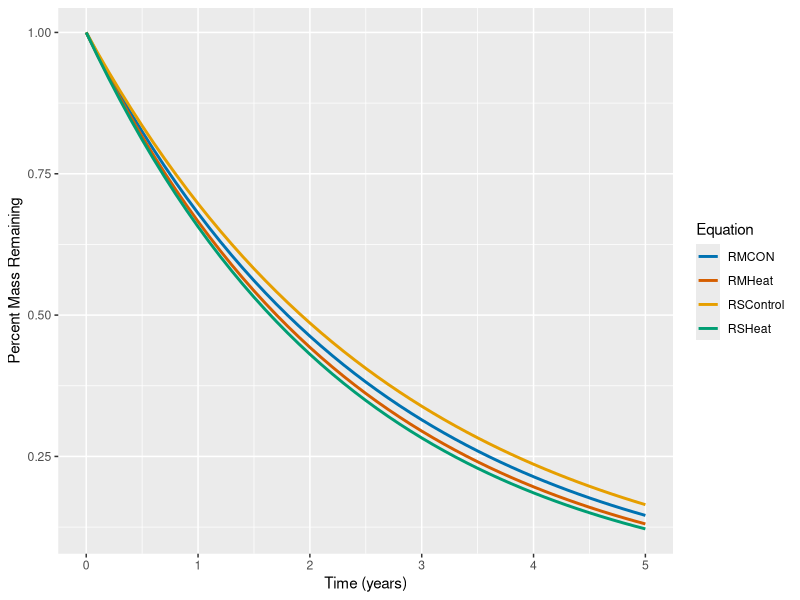

Write the R code that produced this figure.
library(ggplot2)

library(ggplot2)

# Create a data frame with time values from 0 to 5
t <- seq(from = 0, to = 5, by = 0.1)

# Setting exponential decay equations. K is multiplied by t
RMCON <- 2.71^(-0.3865 * t)
RMHeat <- 2.71^(-0.4084 * t)
RSControl <- 2.71^(-0.3619 * t)
RSHeat <- 2.71^(-0.4224 * t)

# Create a data frame with the values
df <- data.frame(t = rep(t, times = 4),
                 Equation = rep(c("RMCON", "RMHeat", "RSControl", "RSHeat"), each = length(t)),
                 Value = c(RMCON, RMHeat, RSControl, RSHeat))

# Plot the graph using ggplot2
ggplot(df, aes(x = t, y = Value, color = Equation)) +
  geom_line(size = 1) +
  scale_color_manual(values = c("#0072B2", "#D55E00", "#E69F00", "#009E73")) +
  labs( x = "Time (years)", y = "Percent Mass Remaining") +
  theme_gray()

